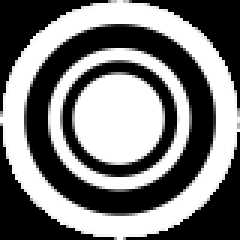
#> input picture Classifier Training/Positives/fiducial_6_80x80.png, 80 x 80 px (shown 3 times larger)
$ python test_creation3.py
#> lines starting #> are read from the running program, lines starting #| are printed output that depends on the picture; after the words box and inside, x2 and y2 are one past the last pixel; in counts of white or black regions, pixels touching at a corner belong together; pictures that were not available may be replaced by others from this repository, and a replacement may not be noted
#note that this was the program used to generate the six folders of the initial
#fiducial tests. It was upgraded to test_creation5 to use with fiducial 6 blending

import imutils
import cv2

fg_img = cv2.imread("fiducial_6_80x80.png", cv2.IMREAD_UNCHANGED)
#> fg_img is the input picture: shape (80, 80, 4); mean B, G, R, A 122.6, 122.6, 122.6, 191.4
bg_img = cv2.imread("stellarium-005.png")
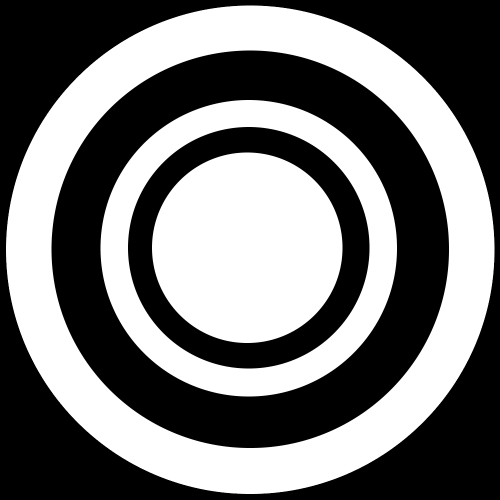
#> input picture Classifier Training/fiducial_6_fullsize.png, 1000 x 1000 px, given in place of stellarium-005.png, which was not available (shown at 1/2 size)
#> bg_img is the input picture: shape (1000, 1000, 3); min 0, max 255, mean 117.4

graybg = cv2.cvtColor(bg_img, cv2.COLOR_BGR2GRAY)

thresh = cv2.threshold(graybg, 225, 255, cv2.THRESH_BINARY)[1]
#> thresh: shape (1000, 1000); 45.7% white; 3 white regions, box (x1, y1, x2, y2) and area: (12, 11, 989, 988) 251335, (304, 305, 685, 686) 113585, (201, 200, 794, 793) 91775
mask = thresh.copy()
mask = cv2.erode(mask, None, iterations=1)
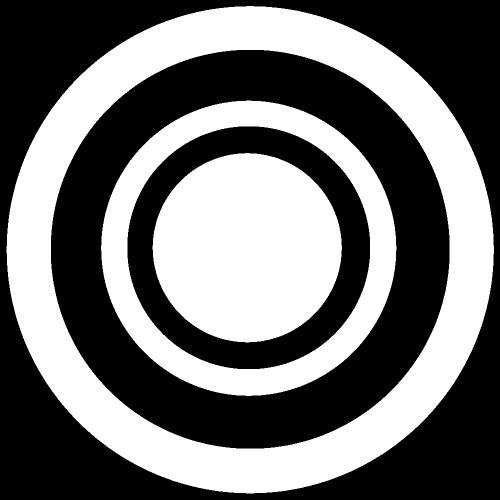
#> mask: shape (1000, 1000) (shown at 1/2 size); 44.4% white; 3 white regions, box (x1, y1, x2, y2) and area: (13, 12, 988, 987) 244247, (305, 306, 684, 685) 112065, (202, 201, 793, 792) 87471
mask2 = mask.copy()
mask2 = cv2.dilate(mask2, None, iterations = 2)
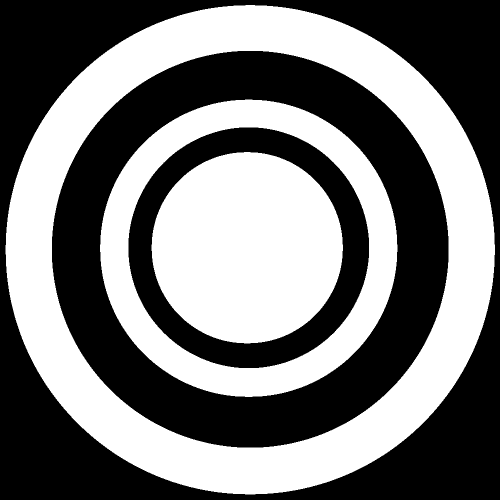
#> mask2: shape (1000, 1000) (shown at 1/2 size); 47% white; 3 white regions
h2, w2 = mask2.shape[:2]
#> h2 = 1000; w2 = 1000

cnts = cv2.findContours(mask2.copy(), cv2.RETR_EXTERNAL, cv2.CHAIN_APPROX_SIMPLE)
#> cnts = 1 contour; box (x1, y1, x2, y2) and area: (11, 10, 990, 989) 751272
cnts = imutils.grab_contours(cnts)

fgy, fgx = fg_img.shape[:2]
#> fgy = 80; fgx = 80

alpha_s = fg_img[:, :, 3] / 255.0
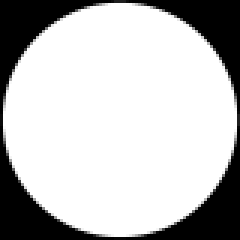
#> alpha_s: shape (80, 80) float64 (shown 3 times larger); min 0, max 1, mean 0.75
alpha_l = 1.0 - alpha_s
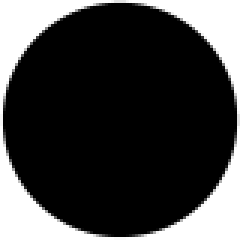
#> alpha_l: shape (80, 80) float64 (shown 3 times larger); min 0, max 1, mean 0.25

for c in cnts:
        x,y,w,h = cv2.boundingRect(c)
        y1 = y - 40
        y2 = y1 + fgy

        x1 = x - 40
        x2 = x1 + fgx


        if h2 - y1 > fgy + 1 and y1 > fgy + 1 and w2 - x1 > fgx + 1 and x1 > fgx + 1:
                for c in range(0, 3):
                        bg_img[y1:y2, x1:x2, c] = (alpha_s * fg_img[:, :, c] + alpha_l * bg_img[y1:y2, x1:x2, c])
#> this loop made 1 pass
#> (x, y, w, h, y1, y2, x1, x2) on pass 1: (11, 10, 979, 979, -30, 50, -29, 51)

y=390
x=810
h=300
w=300

crop_img = bg_img[y:y+h, x:x+w]
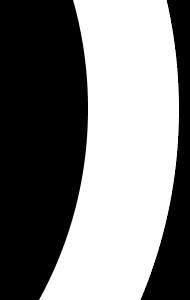
#> crop_img: shape (300, 190, 3); min 0, max 255, mean 125.4
grey_img = cv2.cvtColor(crop_img, cv2.COLOR_BGR2GRAY)
shrunk_img = cv2.resize(grey_img, (50, 50))
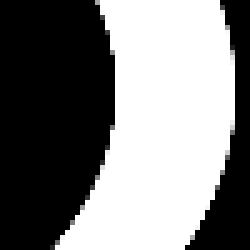
#> shrunk_img: shape (50, 50) (shown 5 times larger); min 0, max 255, mean 125.4
small_image_name = 'postest59.jpg'
cv2.imwrite(small_image_name, shrunk_img)

big_image_name = 'stellarium-005-fiducial6.png'
cv2.imwrite(big_image_name, bg_img)

##cv2.imshow("Final", bg_img)
cv2.waitKey(0)
